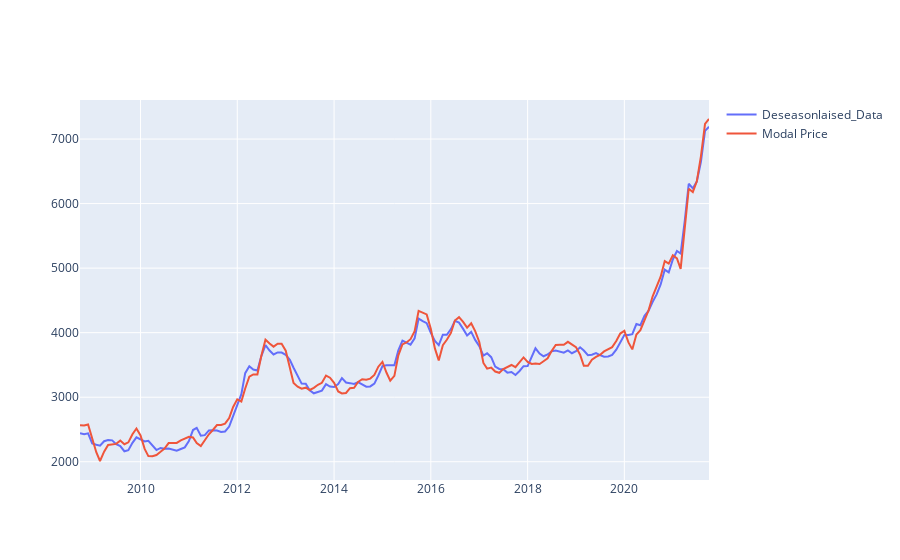

Notebook cell for this chart:
### Code cell
fig = go.Figure()
fig = make_subplots(rows=1, cols=1)

fig.add_trace(go.Scatter(x=outer_join_df[outer_join_df['SMA(12)'].notnull()].index,
                         y=outer_join_df[outer_join_df['SMA(12)'].notnull()]['Deseasonlaised_Data'],
                         mode='lines',name = "Deseasonlaised_Data") , row=1, col=1)
    
    

fig.add_trace(go.Scatter(x=outer_join_df[outer_join_df['SMA(12)'].notnull()].index,
                         y=outer_join_df[outer_join_df['SMA(12)'].notnull()]['Modal Price (Rs./Quintal)'],
                         mode='lines' , name = "Modal Price"),row=1, col=1)

### Figure 1 — Plotly figure (JSON) as saved in the notebook; plotly's stock layout.template omitted (floating-point values rounded to 4 significant figures; data arrays with more than 128 entries replaced by an {"elided": "..."} marker saying what was removed)
{"data": [{"mode": "lines", "name": "Deseasonlaised_Data", "type": "scatter", "x": {"elided": "157 str values"}, "xaxis": "x", "y": {"elided": "157 float values"}, "yaxis": "y"}, {"mode": "lines", "name": "Modal Price", "type": "scatter", "x": {"elided": "157 str values"}, "xaxis": "x", "y": {"elided": "157 float values"}, "yaxis": "y"}], "layout": {"xaxis": {"anchor": "y", "domain": [0, 1]}, "yaxis": {"anchor": "x", "domain": [0, 1]}}}
